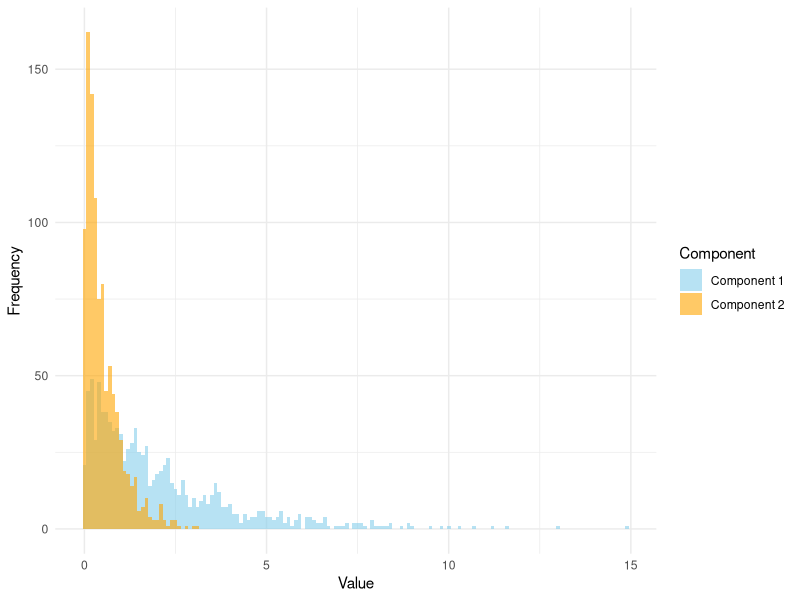
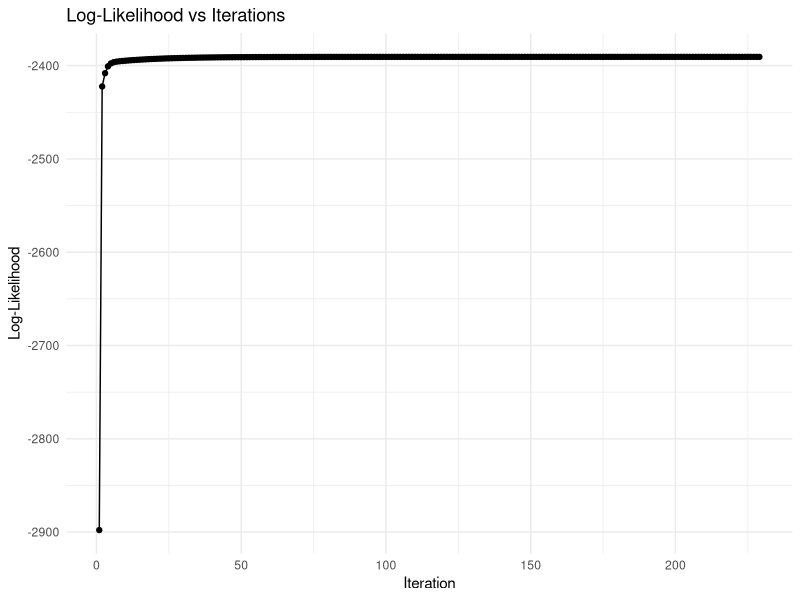

These charts were generated, in order, by the following R code:
## ---- chunk 1
library(ggplot2)
set.seed(1234)
# sample
n_samples <- 2000
true_rates <- c(0.5, 2.0)
true_proportions <- c(0.5, 0.5)
# Sample group assignments (1 or 2) based on mixing proportions
component_labels <- sample(1:2, n_samples, replace = TRUE, prob = true_proportions)
# Stage 2: Generate data from the corresponding exponential
# distribution based on the group assignment
data <- numeric(n_samples) # Initialize the data vector
# Generate data for group 1 (rate = 0.5)
data[component_labels == 1] <- rexp(sum(component_labels == 1), rate = true_rates[1])
# Generate data for group 2 (rate = 2.0)
data[component_labels == 2] <- rexp(sum(component_labels == 2), rate = true_rates[2])
# Create a data frame for plotting
plot_data <- data.frame(
Value = data, # Data points
Component = factor(component_labels, labels = c("Component 1", "Component 2")) # Component labels
)
# Plot the data using ggplot2
ggplot(plot_data, aes(x = Value, fill = Component)) +
geom_histogram(binwidth = 0.1, position = "identity", alpha = 0.6) +
scale_fill_manual(values = c("skyblue", "orange")) + # Set colors for the components
labs(
x = "Value",
y = "Frequency",
fill = "Component"
) +
theme_minimal() +
theme(plot.title = element_blank()) # Remove the title

## ---- chunk 2
exponentialMixture <- function(data, K, max_iter = 1000, tol = 1e-5) {
n <- length(data)
pi <- rep(1/K, K) # mixing proportions
lambda <- runif(K, 0.1, 1) # rate parameters
log_likelihoods <- numeric(max_iter) # store log-likelihood values
for (iter in 1:max_iter) { # E-step: numerator of the gammas
  gamma <- matrix(NA, nrow = n, ncol = K)
  for (k in 1:K) {
    gamma[, k] <- pi[k] * dexp(data, rate = lambda[k])
  }
  row_sums <- rowSums(gamma) # denominator of the gammas
  gamma <- gamma / row_sums # normalize probabilities
  pi_old <- pi # M-step: Update mixing proportions and rate parameters
  lambda_old <- lambda
  pi <- colMeans(gamma) # update mixing proportions
  for (k in 1:K) {
    lambda[k] <- sum(gamma[, k]) / sum(gamma[, k] * data) # update rate parameters
  }
  log_likelihoods[iter] <- sum(log(row_sums)) # calculate log-likelihood
  if (max(abs(pi - pi_old)) < tol && max(abs(lambda - lambda_old)) < tol) {
    log_likelihoods <- log_likelihoods[1:iter] # trim to the number of iterations
    cat("Convergence reached at iteration", iter,
    "with log-likelihood:", log_likelihoods[iter], "\n")
    break
    }
  }
  return(list(pi = pi, lambda = lambda, log_likelihood = log_likelihoods))
}
## ---- chunk 3
set.seed(1234)
library(knitr)
# Fit the mixture model
result <- exponentialMixture(data, K = 2)

# Create a data frame to display the results in a table
results_table <- data.frame(
"Component" = 1:2,
"Estimated Mixing Proportion" = round(result$pi, 4),
"Estimated Rate Parameter (lambda)" = round(result$lambda, 4)
)
# move results to a table
kable(results_table, caption = "Estimated Parameters for the Mixture Model", format = "pipe")
## ---- chunk 4
# Create a data frame for plotting
log_likelihoods <- result[["log_likelihood"]]

log_likelihood_data <- data.frame(
  Iteration = 1:length(log_likelihoods),
  LogLikelihood = log_likelihoods
)

# Generate the plot
ggplot(log_likelihood_data, aes(x = Iteration, y = LogLikelihood)) +
  geom_line() +
  geom_point() +
  labs(
    title = "Log-Likelihood vs Iterations",
    x = "Iteration",
    y = "Log-Likelihood"
  ) +
  theme_minimal()
## ---- chunk 5
n = 5

# an empty data frame to store results
results <- data.frame()

for (run in 1:n) {
  #set.seed(1234)
  
  # Fit the mixture model
  result <- exponentialMixture(data, K = 2)
  results <- rbind(
    results,
    data.frame(
      Run = run,
      Component = 1:2,  # Components 1 and 2
      Mixing_Proportion = result$pi,
      Rate_Parameter = result$lambda
    )
  )
}

kable(results, caption = "Estimates from Five Runs of the EM Algorithm", format = "pipe")
## ---- chunk 6
# Simulation parameters
set.seed(123) # For reproducibility
n_samples <- 1000 # Number of samples
true_rates <- c(0.5, 1.5) # True rate parameters for two components
true_proportions <- c(0.6, 0.4) # True mixing proportions
# Generate synthetic data
data <- c(rexp(n_samples * true_proportions[1], rate = true_rates[1]),
rexp(n_samples * true_proportions[2], rate = true_rates[2]))
## ---- chunk 7
n = 5

# an empty data frame to store results
results2 <- data.frame()

for (run in 1:n) {
  #set.seed(1234)
  
  # Fit the mixture model
  result2 <- exponentialMixture(data, K = 2)
  results2 <- rbind(
    results2,
    data.frame(
      Run = run,
      Component = 1:2,  # Components 1 and 2
      Mixing_Proportion = result2$pi,
      Rate_Parameter = result2$lambda
    )
  )
}

kable(results2, caption = "Estimates from Five Runs of the EM Algorithm", format = "pipe")
